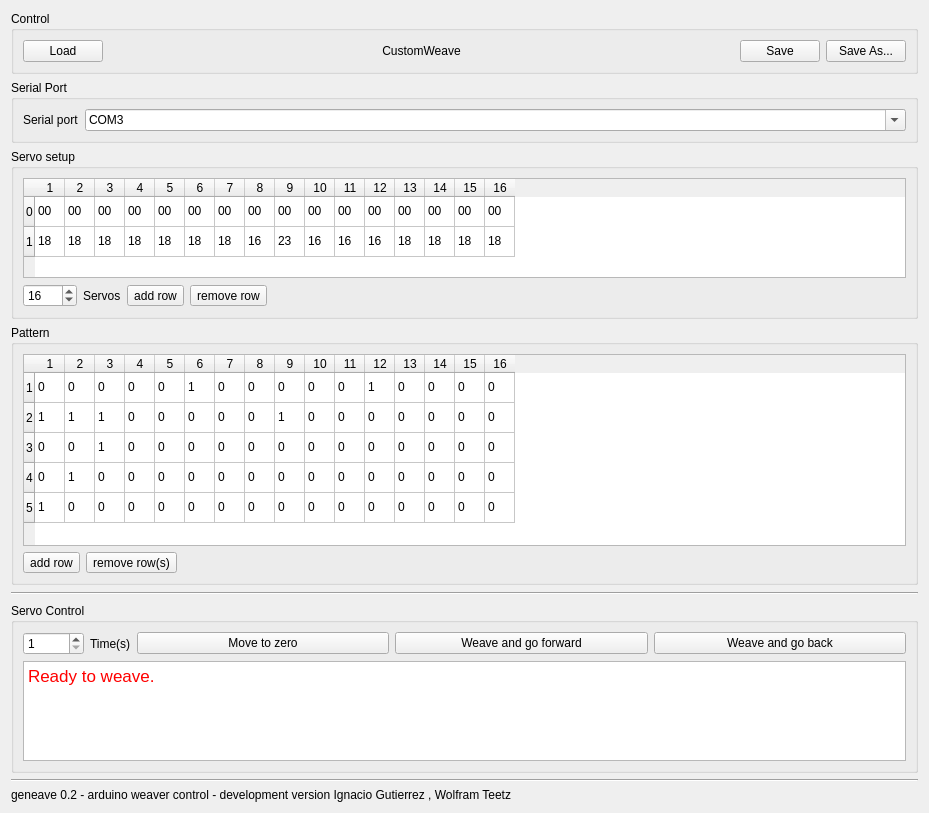
<?xml version="1.0" encoding="UTF-8"?>
<ui version="4.0">
 <class>Serial</class>
 <widget class="QWidget" name="Serial">
  <property name="geometry">
   <rect>
    <x>0</x>
    <y>0</y>
    <width>929</width>
    <height>813</height>
   </rect>
  </property>
  <property name="windowTitle">
   <string>Form</string>
  </property>
  <layout class="QGridLayout" name="gridLayout_3">
   <item row="11" column="1" colspan="2">
    <widget class="QLabel" name="label">
     <property name="text">
      <string>geneave 0.2 - arduino weaver control - development version Ignacio Gutierrez &lt;ignacioandcorral@yahoo.com&gt;, Wolfram Teetz &lt;wolframteetz@gmail.com&gt; </string>
     </property>
     <property name="wordWrap">
      <bool>true</bool>
     </property>
    </widget>
   </item>
   <item row="6" column="1" rowspan="2" colspan="2">
    <widget class="Line" name="line">
     <property name="orientation">
      <enum>Qt::Horizontal</enum>
     </property>
    </widget>
   </item>
   <item row="10" column="1" colspan="2">
    <widget class="Line" name="line_3">
     <property name="sizePolicy">
      <sizepolicy hsizetype="MinimumExpanding" vsizetype="Fixed">
       <horstretch>0</horstretch>
       <verstretch>0</verstretch>
      </sizepolicy>
     </property>
     <property name="orientation">
      <enum>Qt::Horizontal</enum>
     </property>
    </widget>
   </item>
   <item row="4" column="1" colspan="2">
    <widget class="QGroupBox" name="groupBox_2">
     <property name="title">
      <string>Servo setup</string>
     </property>
     <layout class="QGridLayout" name="gridLayout_2">
      <item row="1" column="3">
       <widget class="QToolButton" name="toolButtonRemoveRowServo">
        <property name="enabled">
         <bool>true</bool>
        </property>
        <property name="text">
         <string>remove row</string>
        </property>
       </widget>
      </item>
      <item row="0" column="0" colspan="5">
       <widget class="QTableWidget" name="tableWidgetAmounts">
        <property name="sizePolicy">
         <sizepolicy hsizetype="Expanding" vsizetype="Maximum">
          <horstretch>0</horstretch>
          <verstretch>0</verstretch>
         </sizepolicy>
        </property>
        <attribute name="horizontalHeaderDefaultSectionSize">
         <number>30</number>
        </attribute>
        <row>
         <property name="text">
          <string>0</string>
         </property>
        </row>
        <row>
         <property name="text">
          <string>1</string>
         </property>
        </row>
        <column>
         <property name="text">
          <string>1</string>
         </property>
        </column>
        <column>
         <property name="text">
          <string>2</string>
         </property>
        </column>
        <column>
         <property name="text">
          <string>3</string>
         </property>
        </column>
        <column>
         <property name="text">
          <string>4</string>
         </property>
        </column>
        <column>
         <property name="text">
          <string>5</string>
         </property>
        </column>
        <column>
         <property name="text">
          <string>6</string>
         </property>
        </column>
        <column>
         <property name="text">
          <string>7</string>
         </property>
        </column>
        <column>
         <property name="text">
          <string>8</string>
         </property>
        </column>
        <column>
         <property name="text">
          <string>9</string>
         </property>
        </column>
        <column>
         <property name="text">
          <string>10</string>
         </property>
        </column>
        <column>
         <property name="text">
          <string>11</string>
         </property>
        </column>
        <column>
         <property name="text">
          <string>12</string>
         </property>
        </column>
        <column>
         <property name="text">
          <string>13</string>
         </property>
        </column>
        <column>
         <property name="text">
          <string>14</string>
         </property>
        </column>
        <column>
         <property name="text">
          <string>15</string>
         </property>
        </column>
        <column>
         <property name="text">
          <string>16</string>
         </property>
        </column>
        <item row="0" column="0">
         <property name="text">
          <string>00</string>
         </property>
        </item>
        <item row="0" column="1">
         <property name="text">
          <string>00</string>
         </property>
        </item>
        <item row="0" column="2">
         <property name="text">
          <string>00</string>
         </property>
        </item>
        <item row="0" column="3">
         <property name="text">
          <string>00</string>
         </property>
        </item>
        <item row="0" column="4">
         <property name="text">
          <string>00</string>
         </property>
        </item>
        <item row="0" column="5">
         <property name="text">
          <string>00</string>
         </property>
        </item>
        <item row="0" column="6">
         <property name="text">
          <string>00</string>
         </property>
        </item>
        <item row="0" column="7">
         <property name="text">
          <string>00</string>
         </property>
        </item>
        <item row="0" column="8">
         <property name="text">
          <string>00</string>
         </property>
        </item>
        <item row="0" column="9">
         <property name="text">
          <string>00</string>
         </property>
        </item>
        <item row="0" column="10">
         <property name="text">
          <string>00</string>
         </property>
        </item>
        <item row="0" column="11">
         <property name="text">
          <string>00</string>
         </property>
        </item>
        <item row="0" column="12">
         <property name="text">
          <string>00</string>
         </property>
        </item>
        <item row="0" column="13">
         <property name="text">
          <string>00</string>
         </property>
        </item>
        <item row="0" column="14">
         <property name="text">
          <string>00</string>
         </property>
        </item>
        <item row="0" column="15">
         <property name="text">
          <string>00</string>
         </property>
        </item>
        <item row="1" column="0">
         <property name="text">
          <string>18</string>
         </property>
        </item>
        <item row="1" column="1">
         <property name="text">
          <string>18</string>
         </property>
        </item>
        <item row="1" column="2">
         <property name="text">
          <string>18</string>
         </property>
        </item>
        <item row="1" column="3">
         <property name="text">
          <string>18</string>
         </property>
        </item>
        <item row="1" column="4">
         <property name="text">
          <string>18</string>
         </property>
        </item>
        <item row="1" column="5">
         <property name="text">
          <string>18</string>
         </property>
        </item>
        <item row="1" column="6">
         <property name="text">
          <string>18</string>
         </property>
        </item>
        <item row="1" column="7">
         <property name="text">
          <string>16</string>
         </property>
        </item>
        <item row="1" column="8">
         <property name="text">
          <string>23</string>
         </property>
        </item>
        <item row="1" column="9">
         <property name="text">
          <string>16</string>
         </property>
        </item>
        <item row="1" column="10">
         <property name="text">
          <string>16</string>
         </property>
        </item>
        <item row="1" column="11">
         <property name="text">
          <string>16</string>
         </property>
        </item>
        <item row="1" column="12">
         <property name="text">
          <string>18</string>
         </property>
        </item>
        <item row="1" column="13">
         <property name="text">
          <string>18</string>
         </property>
        </item>
        <item row="1" column="14">
         <property name="text">
          <string>18</string>
         </property>
        </item>
        <item row="1" column="15">
         <property name="text">
          <string>18</string>
         </property>
        </item>
       </widget>
      </item>
      <item row="1" column="2">
       <widget class="QToolButton" name="toolButtonAddRowServo">
        <property name="enabled">
         <bool>true</bool>
        </property>
        <property name="text">
         <string>add row</string>
        </property>
       </widget>
      </item>
      <item row="1" column="0">
       <widget class="QSpinBox" name="spinBoxServos">
        <property name="sizePolicy">
         <sizepolicy hsizetype="Maximum" vsizetype="Fixed">
          <horstretch>0</horstretch>
          <verstretch>0</verstretch>
         </sizepolicy>
        </property>
        <property name="minimum">
         <number>1</number>
        </property>
        <property name="maximum">
         <number>9999</number>
        </property>
        <property name="value">
         <number>16</number>
        </property>
       </widget>
      </item>
      <item row="1" column="1">
       <widget class="QLabel" name="label_2">
        <property name="sizePolicy">
         <sizepolicy hsizetype="Maximum" vsizetype="Preferred">
          <horstretch>0</horstretch>
          <verstretch>0</verstretch>
         </sizepolicy>
        </property>
        <property name="text">
         <string>Servos</string>
        </property>
       </widget>
      </item>
     </layout>
    </widget>
   </item>
   <item row="5" column="1" colspan="2">
    <widget class="QGroupBox" name="groupBox">
     <property name="title">
      <string>Pattern</string>
     </property>
     <layout class="QGridLayout" name="gridLayout">
      <item row="1" column="0" colspan="4">
       <widget class="QTableWidget" name="tableWidgetPattern">
        <property name="sizePolicy">
         <sizepolicy hsizetype="Expanding" vsizetype="Minimum">
          <horstretch>0</horstretch>
          <verstretch>0</verstretch>
         </sizepolicy>
        </property>
        <attribute name="horizontalHeaderDefaultSectionSize">
         <number>30</number>
        </attribute>
        <row>
         <property name="text">
          <string>1</string>
         </property>
        </row>
        <row>
         <property name="text">
          <string>2</string>
         </property>
        </row>
        <row>
         <property name="text">
          <string>3</string>
         </property>
        </row>
        <row>
         <property name="text">
          <string>4</string>
         </property>
        </row>
        <row>
         <property name="text">
          <string>5</string>
         </property>
        </row>
        <column>
         <property name="text">
          <string>1</string>
         </property>
        </column>
        <column>
         <property name="text">
          <string>2</string>
         </property>
        </column>
        <column>
         <property name="text">
          <string>3</string>
         </property>
        </column>
        <column>
         <property name="text">
          <string>4</string>
         </property>
        </column>
        <column>
         <property name="text">
          <string>5</string>
         </property>
        </column>
        <column>
         <property name="text">
          <string>6</string>
         </property>
        </column>
        <column>
         <property name="text">
          <string>7</string>
         </property>
        </column>
        <column>
         <property name="text">
          <string>8</string>
         </property>
        </column>
        <column>
         <property name="text">
          <string>9</string>
         </property>
        </column>
        <column>
         <property name="text">
          <string>10</string>
         </property>
        </column>
        <column>
         <property name="text">
          <string>11</string>
         </property>
        </column>
        <column>
         <property name="text">
          <string>12</string>
         </property>
        </column>
        <column>
         <property name="text">
          <string>13</string>
         </property>
        </column>
        <column>
         <property name="text">
          <string>14</string>
         </property>
        </column>
        <column>
         <property name="text">
          <string>15</string>
         </property>
        </column>
        <column>
         <property name="text">
          <string>16</string>
         </property>
        </column>
        <item row="0" column="0">
         <property name="text">
          <string>0</string>
         </property>
        </item>
        <item row="0" column="1">
         <property name="text">
          <string>0</string>
         </property>
        </item>
        <item row="0" column="2">
         <property name="text">
          <string>0</string>
         </property>
        </item>
        <item row="0" column="3">
         <property name="text">
          <string>0</string>
         </property>
        </item>
        <item row="0" column="4">
         <property name="text">
          <string>0</string>
         </property>
        </item>
        <item row="0" column="5">
         <property name="text">
          <string>1</string>
         </property>
        </item>
        <item row="0" column="6">
         <property name="text">
          <string>0</string>
         </property>
        </item>
        <item row="0" column="7">
         <property name="text">
          <string>0</string>
         </property>
        </item>
        <item row="0" column="8">
         <property name="text">
          <string>0</string>
         </property>
        </item>
        <item row="0" column="9">
         <property name="text">
          <string>0</string>
         </property>
        </item>
        <item row="0" column="10">
         <property name="text">
          <string>0</string>
         </property>
        </item>
        <item row="0" column="11">
         <property name="text">
          <string>1</string>
         </property>
        </item>
        <item row="0" column="12">
         <property name="text">
          <string>0</string>
         </property>
        </item>
        <item row="0" column="13">
         <property name="text">
          <string>0</string>
         </property>
        </item>
        <item row="0" column="14">
         <property name="text">
          <string>0</string>
         </property>
        </item>
        <item row="0" column="15">
         <property name="text">
          <string>0</string>
         </property>
        </item>
        <item row="1" column="0">
         <property name="text">
          <string>1</string>
         </property>
        </item>
        <item row="1" column="1">
         <property name="text">
          <string>1</string>
         </property>
        </item>
        <item row="1" column="2">
         <property name="text">
          <string>1</string>
         </property>
        </item>
        <item row="1" column="3">
         <property name="text">
          <string>0</string>
         </property>
        </item>
        <item row="1" column="4">
         <property name="text">
          <string>0</string>
         </property>
        </item>
        <item row="1" column="5">
         <property name="text">
          <string>0</string>
         </property>
        </item>
        <item row="1" column="6">
         <property name="text">
          <string>0</string>
         </property>
        </item>
        <item row="1" column="7">
         <property name="text">
          <string>0</string>
         </property>
        </item>
        <item row="1" column="8">
         <property name="text">
          <string>1</string>
         </property>
        </item>
        <item row="1" column="9">
         <property name="text">
          <string>0</string>
         </property>
        </item>
        <item row="1" column="10">
         <property name="text">
          <string>0</string>
         </property>
        </item>
        <item row="1" column="11">
         <property name="text">
          <string>0</string>
         </property>
        </item>
        <item row="1" column="12">
         <property name="text">
          <string>0</string>
         </property>
        </item>
        <item row="1" column="13">
         <property name="text">
          <string>0</string>
         </property>
        </item>
        <item row="1" column="14">
         <property name="text">
          <string>0</string>
         </property>
        </item>
        <item row="1" column="15">
         <property name="text">
          <string>0</string>
         </property>
        </item>
        <item row="2" column="0">
         <property name="text">
          <string>0</string>
         </property>
        </item>
        <item row="2" column="1">
         <property name="text">
          <string>0</string>
         </property>
        </item>
        <item row="2" column="2">
         <property name="text">
          <string>1</string>
         </property>
        </item>
        <item row="2" column="3">
         <property name="text">
          <string>0</string>
         </property>
        </item>
        <item row="2" column="4">
         <property name="text">
          <string>0</string>
         </property>
        </item>
        <item row="2" column="5">
         <property name="text">
          <string>0</string>
         </property>
        </item>
        <item row="2" column="6">
         <property name="text">
          <string>0</string>
         </property>
        </item>
        <item row="2" column="7">
         <property name="text">
          <string>0</string>
         </property>
        </item>
        <item row="2" column="8">
         <property name="text">
          <string>0</string>
         </property>
        </item>
        <item row="2" column="9">
         <property name="text">
          <string>0</string>
         </property>
        </item>
        <item row="2" column="10">
         <property name="text">
          <string>0</string>
         </property>
        </item>
        <item row="2" column="11">
         <property name="text">
          <string>0</string>
         </property>
        </item>
        <item row="2" column="12">
         <property name="text">
          <string>0</string>
         </property>
        </item>
        <item row="2" column="13">
         <property name="text">
          <string>0</string>
         </property>
        </item>
        <item row="2" column="14">
         <property name="text">
          <string>0</string>
         </property>
        </item>
        <item row="2" column="15">
         <property name="text">
          <string>0</string>
         </property>
        </item>
        <item row="3" column="0">
         <property name="text">
          <string>0</string>
         </property>
        </item>
        <item row="3" column="1">
         <property name="text">
          <string>1</string>
         </property>
        </item>
        <item row="3" column="2">
         <property name="text">
          <string>0</string>
         </property>
        </item>
        <item row="3" column="3">
         <property name="text">
          <string>0</string>
         </property>
        </item>
        <item row="3" column="4">
         <property name="text">
          <string>0</string>
         </property>
        </item>
        <item row="3" column="5">
         <property name="text">
          <string>0</string>
         </property>
        </item>
        <item row="3" column="6">
         <property name="text">
          <string>0</string>
         </property>
        </item>
        <item row="3" column="7">
         <property name="text">
          <string>0</string>
         </property>
        </item>
        <item row="3" column="8">
         <property name="text">
          <string>0</string>
         </property>
        </item>
        <item row="3" column="9">
         <property name="text">
          <string>0</string>
         </property>
        </item>
        <item row="3" column="10">
         <property name="text">
          <string>0</string>
         </property>
        </item>
        <item row="3" column="11">
         <property name="text">
          <string>0</string>
         </property>
        </item>
        <item row="3" column="12">
         <property name="text">
          <string>0</string>
         </property>
        </item>
        <item row="3" column="13">
         <property name="text">
          <string>0</string>
         </property>
        </item>
        <item row="3" column="14">
         <property name="text">
          <string>0</string>
         </property>
        </item>
        <item row="3" column="15">
         <property name="text">
          <string>0</string>
         </property>
        </item>
        <item row="4" column="0">
         <property name="text">
          <string>1</string>
         </property>
        </item>
        <item row="4" column="1">
         <property name="text">
          <string>0</string>
         </property>
        </item>
        <item row="4" column="2">
         <property name="text">
          <string>0</string>
         </property>
        </item>
        <item row="4" column="3">
         <property name="text">
          <string>0</string>
         </property>
        </item>
        <item row="4" column="4">
         <property name="text">
          <string>0</string>
         </property>
        </item>
        <item row="4" column="5">
         <property name="text">
          <string>0</string>
         </property>
        </item>
        <item row="4" column="6">
         <property name="text">
          <string>0</string>
         </property>
        </item>
        <item row="4" column="7">
         <property name="text">
          <string>0</string>
         </property>
        </item>
        <item row="4" column="8">
         <property name="text">
          <string>0</string>
         </property>
        </item>
        <item row="4" column="9">
         <property name="text">
          <string>0</string>
         </property>
        </item>
        <item row="4" column="10">
         <property name="text">
          <string>0</string>
         </property>
        </item>
        <item row="4" column="11">
         <property name="text">
          <string>0</string>
         </property>
        </item>
        <item row="4" column="12">
         <property name="text">
          <string>0</string>
         </property>
        </item>
        <item row="4" column="13">
         <property name="text">
          <string>0</string>
         </property>
        </item>
        <item row="4" column="14">
         <property name="text">
          <string>0</string>
         </property>
        </item>
        <item row="4" column="15">
         <property name="text">
          <string>0</string>
         </property>
        </item>
       </widget>
      </item>
      <item row="2" column="0">
       <widget class="QToolButton" name="toolButtonAddRowPattern">
        <property name="enabled">
         <bool>true</bool>
        </property>
        <property name="text">
         <string>add row</string>
        </property>
       </widget>
      </item>
      <item row="2" column="1">
       <widget class="QToolButton" name="toolButtonRemoveRowPattern">
        <property name="enabled">
         <bool>true</bool>
        </property>
        <property name="text">
         <string>remove row(s)</string>
        </property>
       </widget>
      </item>
     </layout>
    </widget>
   </item>
   <item row="2" column="1" colspan="2">
    <widget class="QGroupBox" name="groupBox_3">
     <property name="sizePolicy">
      <sizepolicy hsizetype="Minimum" vsizetype="Preferred">
       <horstretch>0</horstretch>
       <verstretch>0</verstretch>
      </sizepolicy>
     </property>
     <property name="title">
      <string>Serial Port</string>
     </property>
     <layout class="QGridLayout" name="gridLayout_4">
      <item row="0" column="1">
       <widget class="QComboBox" name="comboBoxSerialPort">
        <property name="editable">
         <bool>true</bool>
        </property>
        <item>
         <property name="text">
          <string>COM3</string>
         </property>
        </item>
        <item>
         <property name="text">
          <string>/dev/tty.usbmodemFA141</string>
         </property>
        </item>
       </widget>
      </item>
      <item row="0" column="0">
       <widget class="QLabel" name="label_3">
        <property name="sizePolicy">
         <sizepolicy hsizetype="Maximum" vsizetype="Preferred">
          <horstretch>0</horstretch>
          <verstretch>0</verstretch>
         </sizepolicy>
        </property>
        <property name="text">
         <string>Serial port</string>
        </property>
       </widget>
      </item>
     </layout>
    </widget>
   </item>
   <item row="8" column="1" colspan="2">
    <widget class="QGroupBox" name="groupBox_5">
     <property name="title">
      <string>Servo Control</string>
     </property>
     <layout class="QGridLayout" name="gridLayout_6">
      <item row="0" column="4">
       <widget class="QPushButton" name="pushButtonWeaveAndBackward">
        <property name="sizePolicy">
         <sizepolicy hsizetype="Minimum" vsizetype="Fixed">
          <horstretch>0</horstretch>
          <verstretch>0</verstretch>
         </sizepolicy>
        </property>
        <property name="text">
         <string>Weave and go back</string>
        </property>
        <property name="shortcut">
         <string>Backspace</string>
        </property>
       </widget>
      </item>
      <item row="0" column="3">
       <widget class="QPushButton" name="pushButtonWeaveAndForward">
        <property name="text">
         <string>Weave and go forward</string>
        </property>
        <property name="shortcut">
         <string>Space</string>
        </property>
       </widget>
      </item>
      <item row="0" column="1">
       <widget class="QLabel" name="label_Times">
        <property name="sizePolicy">
         <sizepolicy hsizetype="Maximum" vsizetype="Preferred">
          <horstretch>0</horstretch>
          <verstretch>0</verstretch>
         </sizepolicy>
        </property>
        <property name="text">
         <string>Time(s)</string>
        </property>
       </widget>
      </item>
      <item row="0" column="0">
       <widget class="QSpinBox" name="spinBoxTimesExecute">
        <property name="sizePolicy">
         <sizepolicy hsizetype="Maximum" vsizetype="Fixed">
          <horstretch>0</horstretch>
          <verstretch>0</verstretch>
         </sizepolicy>
        </property>
        <property name="minimum">
         <number>1</number>
        </property>
        <property name="maximum">
         <number>99999</number>
        </property>
       </widget>
      </item>
      <item row="1" column="0" colspan="5">
       <widget class="QTextBrowser" name="textBrowserStatus">
        <property name="html">
         <string>&lt;!DOCTYPE HTML PUBLIC &quot;-//W3C//DTD HTML 4.0//EN&quot; &quot;http://www.w3.org/TR/REC-html40/strict.dtd&quot;&gt;
&lt;html&gt;&lt;head&gt;&lt;meta name=&quot;qrichtext&quot; content=&quot;1&quot; /&gt;&lt;style type=&quot;text/css&quot;&gt;
p, li { white-space: pre-wrap; }
&lt;/style&gt;&lt;/head&gt;&lt;body style=&quot; font-family:'.SF NS Text'; font-size:13pt; font-weight:400; font-style:normal;&quot;&gt;
&lt;p style=&quot; margin-top:0px; margin-bottom:0px; margin-left:0px; margin-right:0px; -qt-block-indent:0; text-indent:0px;&quot;&gt;&lt;span style=&quot; color:#ff0000;&quot;&gt;Ready to weave.&lt;/span&gt;&lt;/p&gt;&lt;/body&gt;&lt;/html&gt;</string>
        </property>
       </widget>
      </item>
      <item row="0" column="2">
       <widget class="QPushButton" name="pushButtonMoveToZero">
        <property name="text">
         <string>Move to zero</string>
        </property>
        <property name="shortcut">
         <string>0</string>
        </property>
        <property name="checkable">
         <bool>false</bool>
        </property>
       </widget>
      </item>
     </layout>
    </widget>
   </item>
   <item row="0" column="1" colspan="2">
    <widget class="QGroupBox" name="groupBox_4">
     <property name="sizePolicy">
      <sizepolicy hsizetype="Minimum" vsizetype="Preferred">
       <horstretch>0</horstretch>
       <verstretch>0</verstretch>
      </sizepolicy>
     </property>
     <property name="title">
      <string>Control</string>
     </property>
     <layout class="QGridLayout" name="gridLayout_5">
      <item row="0" column="3">
       <widget class="QPushButton" name="pushButtonSave">
        <property name="enabled">
         <bool>true</bool>
        </property>
        <property name="sizePolicy">
         <sizepolicy hsizetype="Maximum" vsizetype="Fixed">
          <horstretch>0</horstretch>
          <verstretch>0</verstretch>
         </sizepolicy>
        </property>
        <property name="text">
         <string>Save</string>
        </property>
       </widget>
      </item>
      <item row="0" column="0">
       <widget class="QPushButton" name="pushButtonLoad">
        <property name="enabled">
         <bool>true</bool>
        </property>
        <property name="sizePolicy">
         <sizepolicy hsizetype="Maximum" vsizetype="Fixed">
          <horstretch>0</horstretch>
          <verstretch>0</verstretch>
         </sizepolicy>
        </property>
        <property name="text">
         <string>Load</string>
        </property>
       </widget>
      </item>
      <item row="0" column="1">
       <widget class="QLabel" name="labelName">
        <property name="sizePolicy">
         <sizepolicy hsizetype="Minimum" vsizetype="Preferred">
          <horstretch>0</horstretch>
          <verstretch>0</verstretch>
         </sizepolicy>
        </property>
        <property name="text">
         <string>CustomWeave</string>
        </property>
        <property name="alignment">
         <set>Qt::AlignCenter</set>
        </property>
       </widget>
      </item>
      <item row="0" column="4">
       <widget class="QPushButton" name="pushButtonSaveAs">
        <property name="sizePolicy">
         <sizepolicy hsizetype="Maximum" vsizetype="Fixed">
          <horstretch>0</horstretch>
          <verstretch>0</verstretch>
         </sizepolicy>
        </property>
        <property name="text">
         <string>Save As...</string>
        </property>
       </widget>
      </item>
     </layout>
    </widget>
   </item>
  </layout>
 </widget>
 <resources/>
 <connections/>
</ui>
